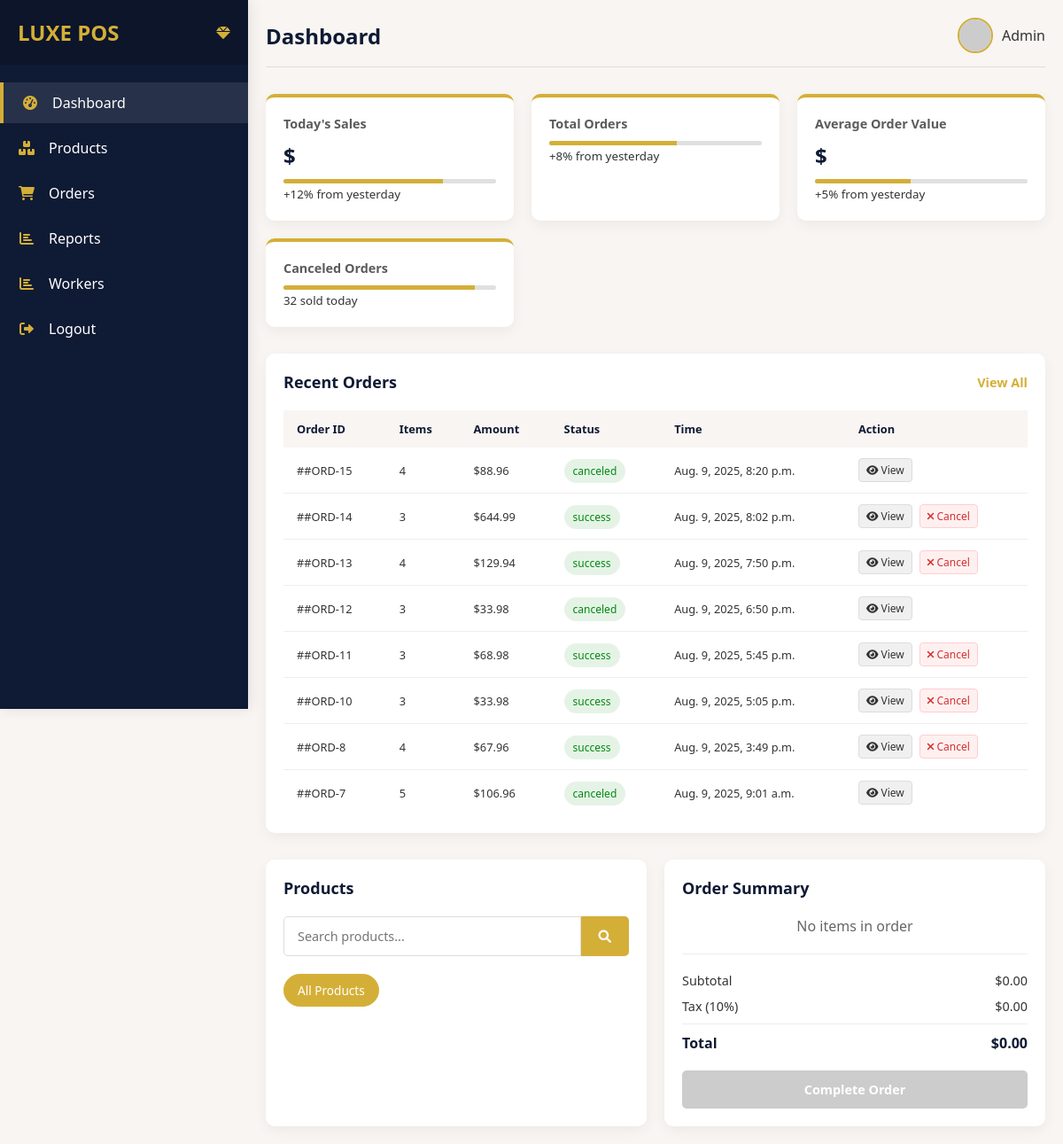
/cancel-order/14/, run on an earlier commit of the app's database.
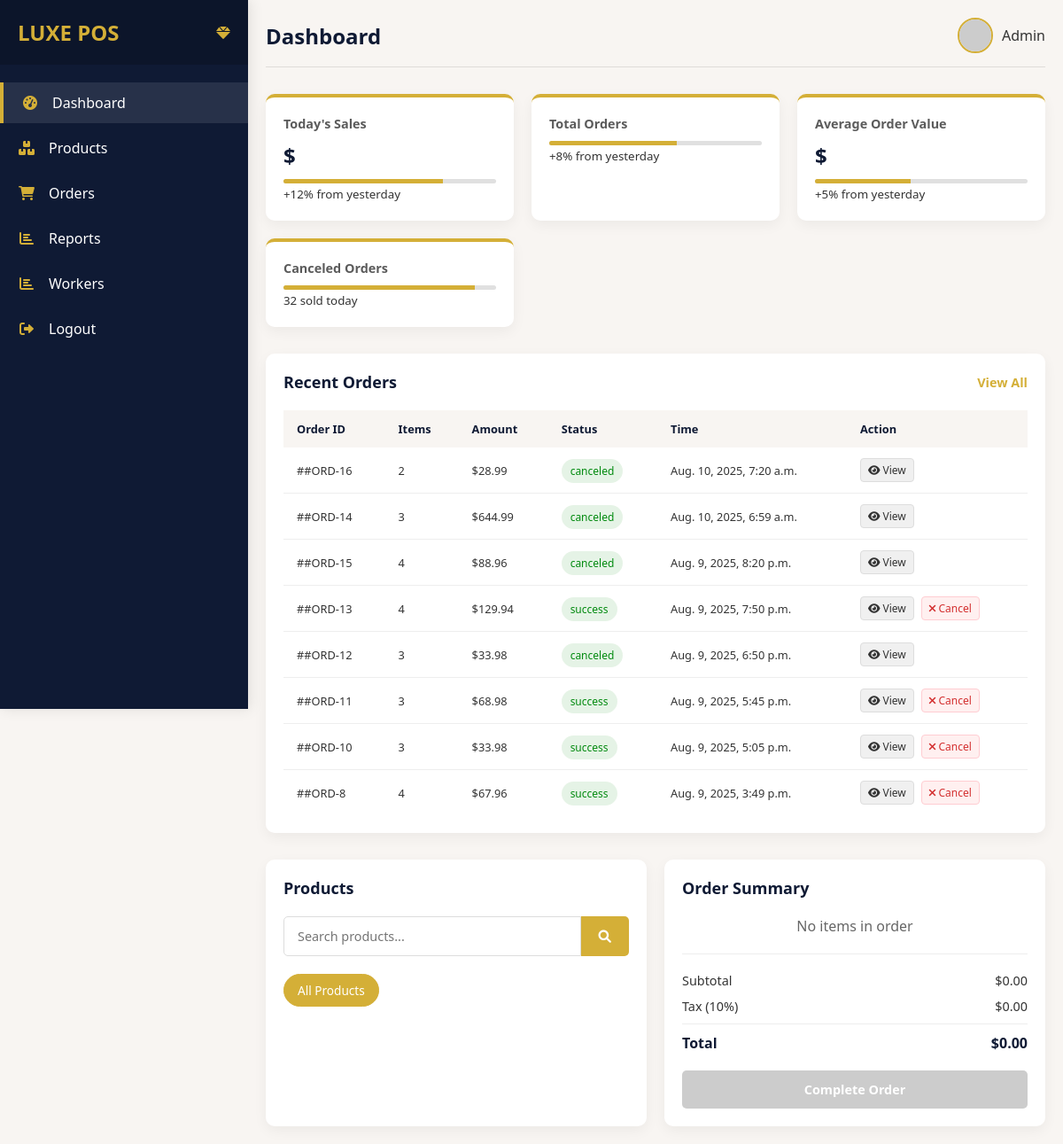
And on a later commit of the database.
### shop/models/orders.py (models this page shows, shortened)
class Order(BaseModel):
    status_choices = [
        ("pending", "Pending"),
        ("success", "success"),
        ("wish_list", "Wish List"),
    ]
    status = models.CharField(max_length=20, choices=status_choices, default="pending")
    total_price = models.DecimalField(max_digits=10, decimal_places=2, default=0.00)
    order_id = models.CharField(max_length=100, null=True, blank=True)
    is_canceled = models.BooleanField(default=False)
    def get_total_price(self):
        total_order_price = sum(
            (item.get_total_product_price() for item in self.items.all()),
            Decimal('0.00')
        )
        return total_order_price
    def get_order_quantity(self):
        order_quantity = self.items.count()
        return order_quantity if order_quantity else 0.00

### shop/models/order_items.py (models this page shows, shortened)
class OrderItem(BaseModel):
    order = models.ForeignKey(Order, on_delete=models.CASCADE, related_name='items')
    product = models.ForeignKey(Product, on_delete=models.SET_NULL, null=True)
    quantity = models.PositiveIntegerField(default=1)
    def get_total_product_price(self):
        if self.product and self.product.selling_price:
            return self.quantity * self.product.selling_price
        return Decimal('0.00')

### shop/models/products.py (models this page shows, shortened)
class Product(BaseModel):
    STATUS = [
        ('active', 'Active (In Stock)'),
        ('inactive', 'Out of Stock'),
    ]
    name = models.CharField(max_length=255)
    description = models.TextField(blank=True)
    category = models.ForeignKey(Category, on_delete=models.CASCADE, null=True, blank=True)
    status = models.CharField(max_length=100, choices=STATUS)
    image = models.ImageField(blank=True, null=True)
    stock_quantity = models.PositiveIntegerField(default=0)
    actual_price = models.DecimalField(max_digits=10, decimal_places=2, default=0.00)
    selling_price = models.DecimalField(max_digits=10, decimal_places=2, default=0.00)

### shop/views.py (the view, shortened to what this page needs)
# urls.py: path('cancel-order/<int:order_id>/', cancel_order, name='cancel_order'),
def cancel_order(request, order_id):
    order = get_object_or_404(Order, id=order_id)
    cancel_form = CancelOrderForm()
    return render(request, 'main/home.html', {
        'cancel_form': cancel_form,
        'orders': Order.objects.all()
    })

### shop/forms.py
class CancelOrderForm(forms.Form):
    reason = forms.ModelChoiceField(
        queryset=CancelOrder.objects.all(),
        required=True,
        widget=forms.Select(
            attrs={"class": "form-control", "placeholder": "Select a reason"}
        ),
    )
    context = forms.CharField(
        required=False,
        widget=forms.Textarea(
            attrs={
                "class": "form-control",
                "placeholder": "Optional notes about the cancellation",
            }
        ),
    )

### templates/main/home.html (shortened to what this page needs)
{% extends 'main/base.html' %}
{% load static %}
{% block content %}
    <div class="analytics-cards">
        <div class="card">
            <h3>Today's Sales</h3>
            <div class="value">${{total_sales}}</div>
            <div class="progress">
                <div class="progress-bar" style="width: 75%"></div>
            </div>
            <small>+12% from yesterday</small>
        </div>
        <div class="card">
            <h3>Total Orders</h3>
            <div class="progress">
                <div class="progress-bar" style="width: 60%"></div>
            </div>
            <small>+8% from yesterday</small>
        </div>
        <div class="card">
            <h3>Average Order Value</h3>
            <div class="value">${{average_order_value}}</div>
            <div class="progress">
                <div class="progress-bar" style="width: 45%"></div>
            </div>
            <small>+5% from yesterday</small>
        </div>
        <div class="card">
            <h3>Canceled Orders</h3>
            <div class="progress">
                <div class="progress-bar" style="width: 90%"></div>
            </div>
            <small>32 sold today</small>
        </div>
    </div>
    <div class="recent-orders">
        <h3>Recent Orders <span>View All</span></h3>
        <table>
            <thead>
                <tr>
                    <th>Order ID</th>
                    <th>Items</th>
                    <th>Amount</th>
                    <th>Status</th>
                    <th>Time</th>
                    <th>Action</th>
                </tr>
            </thead>
            <tbody>
                {% for order in orders|slice:':8' %}
                <tr>
                    <td>#{{order.order_id}}</td>
                    <td>{{order.get_order_quantity}}</td>
                    <td>${{order.get_total_price}}</td>
                    <td><span class="status completed">{{order.status}}</span></td>
                    <td>{{order.created_at}}</td>
                    <td>
                        <div class="action-buttons">
                            <a href="#" class="view-btn" onclick="viewOrderDetails('{{order.id}}')">
                                <i class="fas fa-eye"></i> View
                            </a>
                            {% if not order.is_canceled %}
                            <a href="#" class="cancel-btn" onclick="showCancelForm('{{order.id}}')">
                                <i class="fas fa-times"></i> Cancel
                            </a>
                            {% endif %}
                        </div>
                    </td>
                </tr>
                {% endfor %}
            </tbody>
        </table>
    </div>
    <div class="pos-actions">
        <div class="product-search">
            <h3>Products</h3>
            <form method="POST" action="{% url 'home' %}">
                <div class="search-box">
                    <input type="text" name="name" placeholder="Search products...">
                    <button><i class="fas fa-search"></i></button>
                </div>
            </form>
            <div class="categories-scroll">
                <button class="category-btn active">All Products</button>
            </div>
        </div>
        <div class="order-summary">
            <h3>Order Summary</h3>
            <div class="order-items">
            </div>
            <div class="order-total">
            </div>
            <button class="checkout-btn" onclick="completeOrder()" disabled>
                <span class="btn-text">Complete Order</span>
            </button>
        </div>
    </div>
{% endblock content %}

What changed in the data, as far as the page shows it:
no longer on this page (row unchanged): Order: order_id "#ORD-7", get_order_quantity "5", get_total_price "106.96", status "canceled", created_at "Aug. 9, 2025, 9:01 a.m."
added Order: order_id "#ORD-16", get_order_quantity "2", get_total_price "28.99", status "canceled", created_at "Aug. 10, 2025, 7:20 a.m."
changed Order "#ORD-14": status "success" → "canceled"; created_at "Aug. 9, 2025, 8:02 p.m." → "Aug. 10, 2025, 6:59 a.m."; no longer shows "Cancel"; moves up the list
